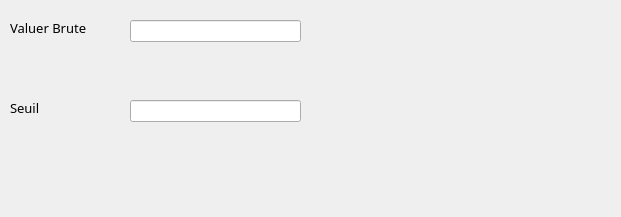
         <widget class="QWidget" name="page_27">
          <property name="geometry">
           <rect>
            <x>0</x>
            <y>0</y>
            <width>621</width>
            <height>217</height>
           </rect>
          </property>
          <attribute name="label">
           <string>Nombre de Touristes</string>
          </attribute>
          <widget class="QLabel" name="label_109">
           <property name="geometry">
            <rect>
             <x>10</x>
             <y>20</y>
             <width>101</width>
             <height>16</height>
            </rect>
           </property>
           <property name="font">
            <font>
             <family>Uni Sans Book</family>
             <pointsize>10</pointsize>
             <weight>50</weight>
             <italic>false</italic>
             <bold>false</bold>
            </font>
           </property>
           <property name="styleSheet">
            <string notr="true">font: 10pt &quot;Uni Sans Book&quot;;</string>
           </property>
           <property name="text">
            <string>Valuer Brute</string>
           </property>
          </widget>
          <widget class="QLabel" name="label_110">
           <property name="geometry">
            <rect>
             <x>10</x>
             <y>100</y>
             <width>101</width>
             <height>16</height>
            </rect>
           </property>
           <property name="font">
            <font>
             <family>Uni Sans Book</family>
             <pointsize>10</pointsize>
             <weight>50</weight>
             <italic>false</italic>
             <bold>false</bold>
            </font>
           </property>
           <property name="styleSheet">
            <string notr="true">font: 10pt &quot;Uni Sans Book&quot;;</string>
           </property>
           <property name="text">
            <string>Seuil</string>
           </property>
          </widget>
          <widget class="QLineEdit" name="s3_eco_tourist_seuil">
           <property name="geometry">
            <rect>
             <x>130</x>
             <y>100</y>
             <width>171</width>
             <height>22</height>
            </rect>
           </property>
          </widget>
          <widget class="QLineEdit" name="s3_eco_tourist_vb">
           <property name="geometry">
            <rect>
             <x>130</x>
             <y>20</y>
             <width>171</width>
             <height>22</height>
            </rect>
           </property>
          </widget>
         </widget>
